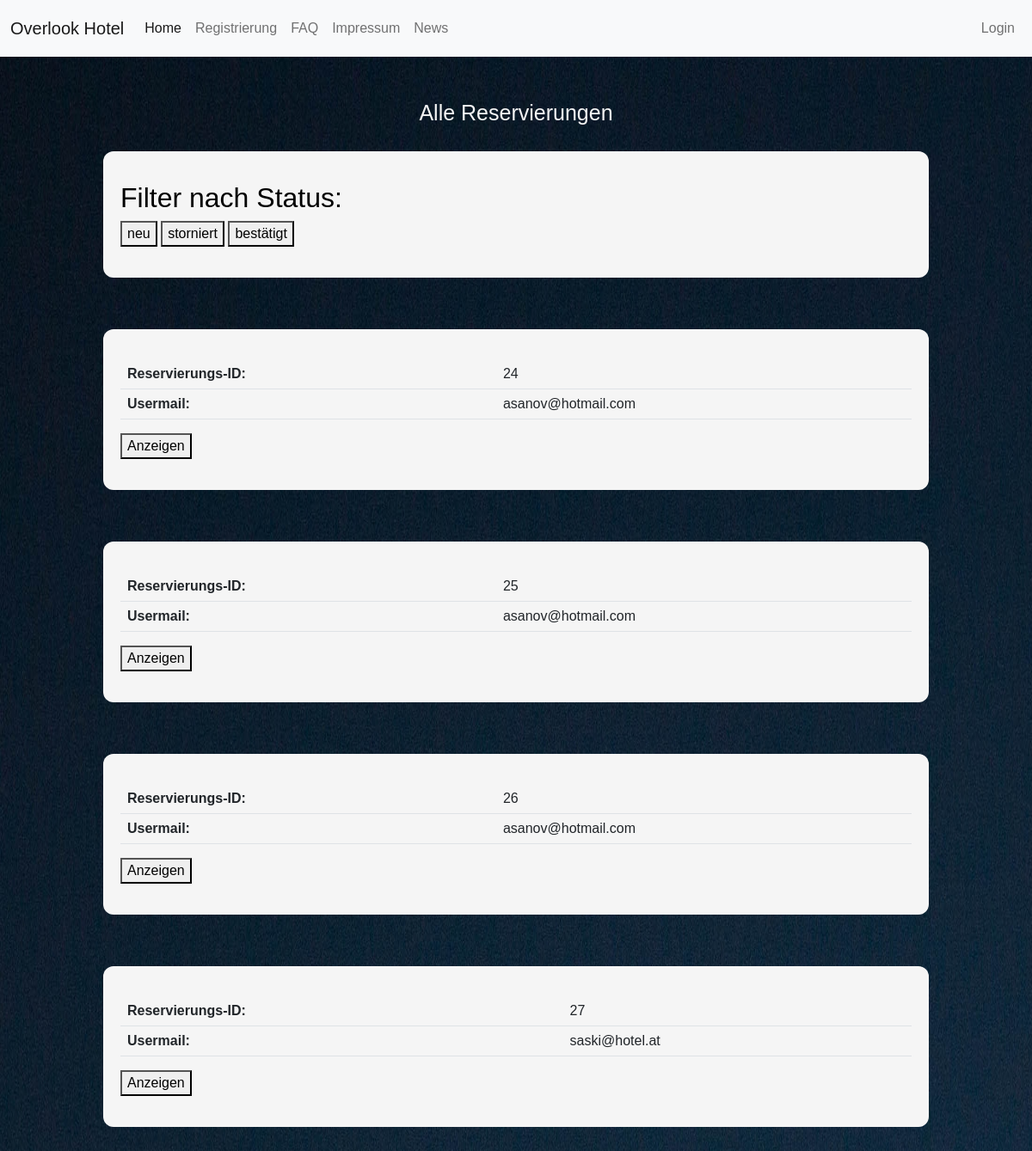
The app's page /alle_reservierungen.php with its own data.
### tables this page shows
CREATE TABLE `zimmerreservierung` (
  `resid` int(20) NOT NULL,
  `date1` date NOT NULL,
  `date2` date NOT NULL,
  `personen` int(20) NOT NULL,
  `haustiere` varchar(5) NOT NULL,
  `fruehstueck` varchar(5) NOT NULL,
  `parkplatz` varchar(5) NOT NULL,
  `useremail` varchar(200) NOT NULL,
  `Preis` double NOT NULL,
  `Status` varchar(64) NOT NULL
);

### alle_reservierungen.php (the view, shortened to what this page needs)
<html>
<head>
    <link href="https://cdn.jsdelivr.net/npm/bootstrap@5.2.2/dist/css/bootstrap.min.css" rel="stylesheet"
>
    <link rel="stylesheet" href="stylesheet.css">
    <?php include "navbar.php" ?>
</head>
<body>
        <h1>Alle Reservierungen</h1>
        <fieldset>
        <h2>Filter nach Status:</h1>
        <form action=""<?php echo htmlspecialchars($_SERVER["PHP_SELF"]); ?> method="post">
<button type="submit" name="status" value= "neu" >neu</button>
<button type="submit" name="status" value= "storniert" >storniert</button>
<button type="submit" name="status" value= "bestätigt" >bestätigt</button>
</form>
        </fieldset>
        <?php
        require('dbaccess.php');
        $db_obj = new mysqli($host, $user, $password, $database);
        $usermail = $_SESSION["username"];
        if ($_SERVER["REQUEST_METHOD"] == "POST") {
            $status_pruf=$_POST["status"];
        }else{
            $status_pruf="";
        }
        if($status_pruf!=""){
        $sql = "SELECT * FROM `zimmerreservierung` WHERE status = '$status_pruf'";
        }else{
            $sql = "SELECT * FROM `zimmerreservierung`";
        }
        $stmt = $db_obj->prepare($sql);
        $stmt->execute();
            $stmt->bind_result($resid, $date1, $date2, $personen, $haustier, $fruestueck, $parkplatz, $usermail,$preis,$status);
            $stmt->store_result();
        if ($stmt->num_rows > 0) {
            while ($stmt->fetch()) {
                ?>
            <fieldset>
            <table class = "table">
            <tr>
                <th>Reservierungs-ID: </th>
                <td><?php echo "$resid"; ?></td>
            </tr>
            <tr>
                <th>Usermail: </th>
                <td><?php echo $usermail; ?></td>
            </tr>
            </table>
        <form name="registrierung" method="post" action="detailansicht.php">
<button type="submit" name="detailID" value= "<?php echo $resid; ?>" >Anzeigen</button>
</form>
        </fieldset>
    <?php }
        } else {?>
            <fieldset>
            Keine Reservierungen vorhanden
        </fieldset>
                <?php
        }
        ?>
</body>

### stylesheet.css (style rules this page uses)
* { font-family: 'Trebuchet MS', 'Lucida Sans Unicode', 'Lucida Grande', 'Lucida Sans', Arial, sans-serif; }
h1 { font-size: 25px; color: whitesmoke; font-weight: 100; text-align: center; margin-top: 50px; }
body { background-image: url(hotelbild.jpg); background-size: 250% 300%; background-repeat: repeat-y; }
fieldset { background-color: whitesmoke; margin-top: 30px; margin-left: 10%; margin-right: 10%; margin-bottom: 5%; border-radius: 12px; padding: 20px; padding-top: 35px; border-color: whitesmoke; }
fieldset { color:#000; }

### records on screen
zimmerreservierung: resid "24", useremail "asanov@hotmail.com"
zimmerreservierung: resid "25", useremail "asanov@hotmail.com"
zimmerreservierung: resid "26", useremail "asanov@hotmail.com"
zimmerreservierung: resid "27", useremail "saski@hotel.at"
